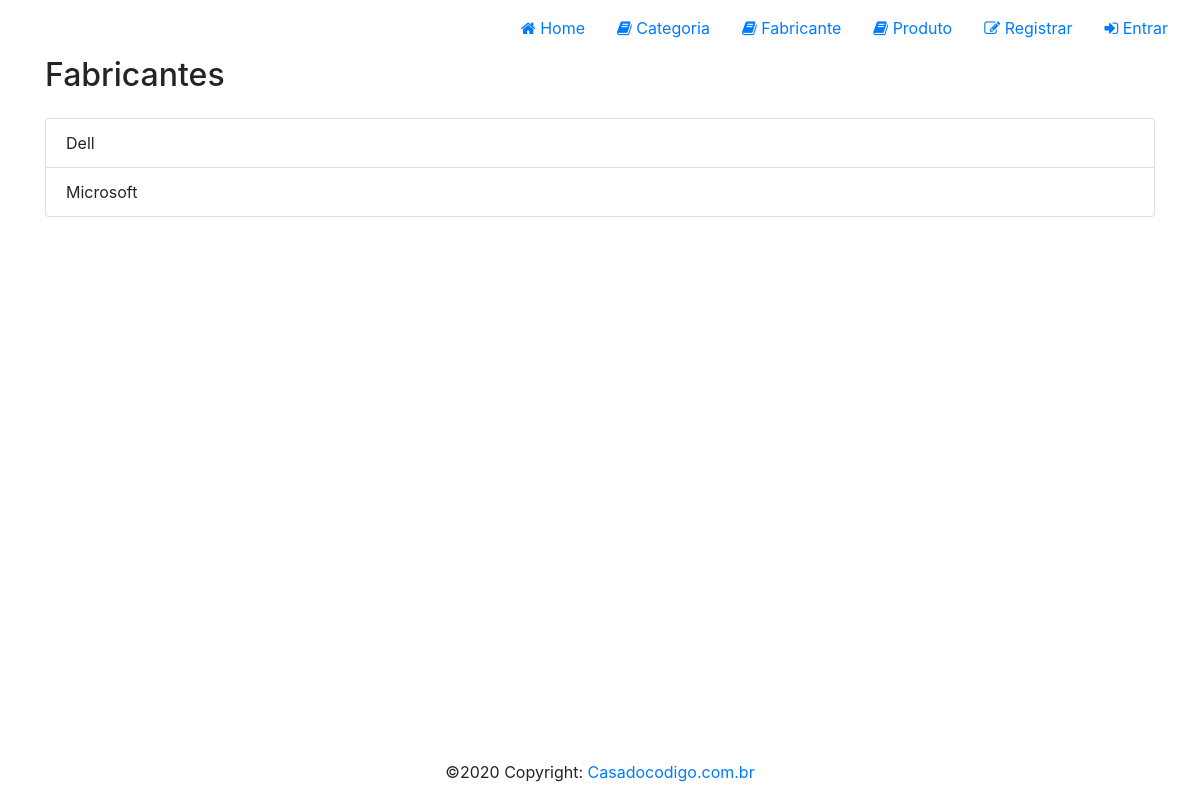
Page /fabricante/ on the earlier database version.
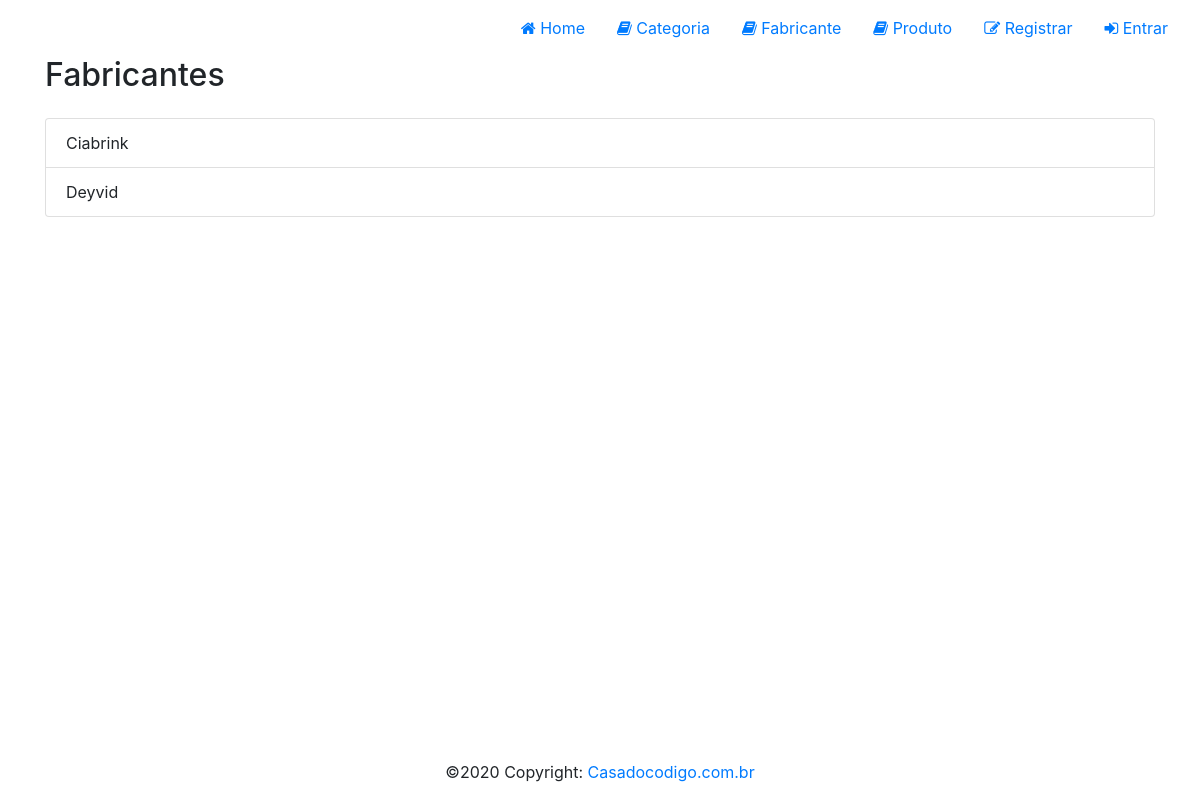
Same page on the later database version.
### loja/models/Fabricante.py (models this page shows, shortened)
class Fabricante(models.Model):
    fabricante = models.CharField(max_length=100)
    criado_em = models.DateTimeField(auto_now_add=True)
    alterado_em = models.DateTimeField(auto_now=True)

### loja/views/FabricanteView.py (the view)
def fabricante_listar(request):
    fabricantes = Fabricante.objects.all()
    return render(request, 'fabricante/fabricante.html', {'fabricantes': fabricantes})

### loja/templates/fabricante/fabricante.html (shortened to what this page needs)
{% extends "base.html" %}
{% block content %}
<div id="content"><div class="container">
    <div class="d-flex justify-content-between align-items-center mb-3">
        <h2>Fabricantes</h2>
    </div>
    {% if fabricantes %}
    <div class="list-group">
        {% for fabricante in fabricantes %}
        <div class="list-group-item d-flex justify-content-between align-items-center">
            <span>{{ fabricante.fabricante }}</span>
        </div>
        {% endfor %}
    </div>
    {% else %}<div class="alert alert-info">Nenhum fabricante cadastrado.</div>{% endif %}
</div></div>
{% endblock %}

Differences in the rows shown:
removed Fabricante: fabricante "Dell"
removed Fabricante: fabricante "Microsoft"
added Fabricante: fabricante "Ciabrink"
added Fabricante: fabricante "Deyvid"
